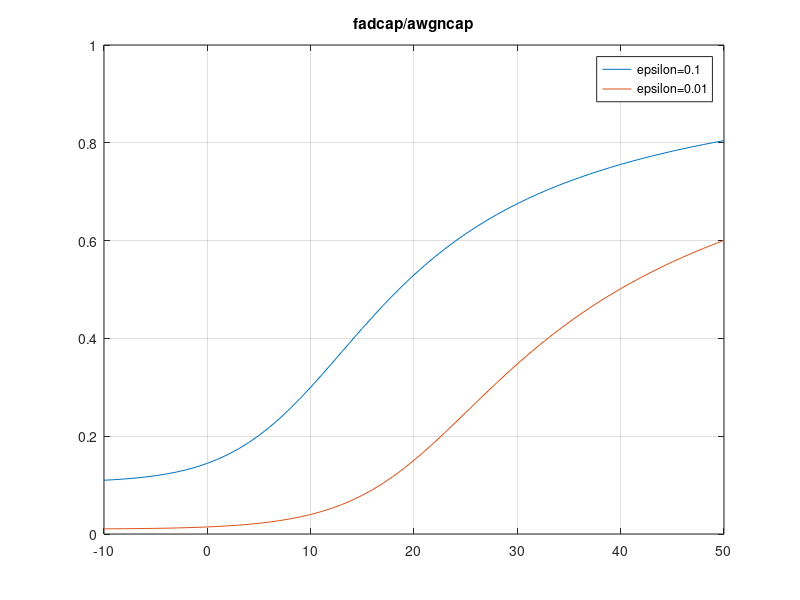

This figure's MATLAB source:
clear;
close all;

epsilon=0.1;
snr_range_db=-10:50;
snr_range=10.^(snr_range_db./10);
fadcap=log2(1+log(1/(1-epsilon)).*snr_range);
awgncap=log2(1+snr_range);

figure;
plot(snr_range_db,fadcap./awgncap);
title('fadcap/awgncap');
hold on;

epsilon=0.01;
fadcap=log2(1+log(1/(1-epsilon)).*snr_range);
plot(snr_range_db,fadcap./awgncap);
hold off;
legend("epsilon=0.1","epsilon=0.01");
grid on;